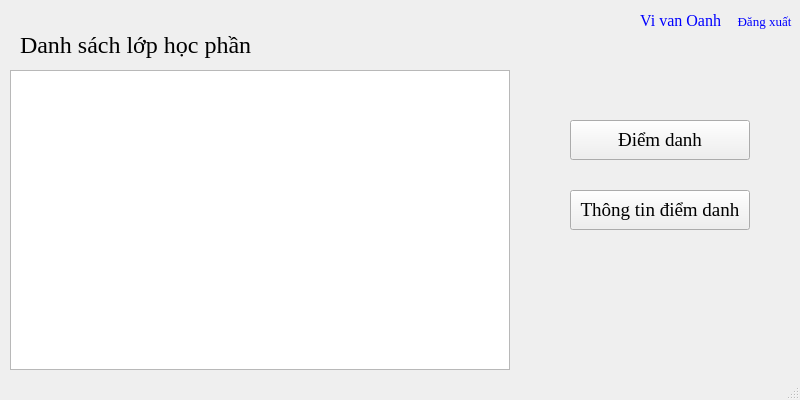
<?xml version="1.0" encoding="UTF-8"?>
<ui version="4.0">
 <class>MainWindow</class>
 <widget class="QMainWindow" name="MainWindow">
  <property name="geometry">
   <rect>
    <x>0</x>
    <y>0</y>
    <width>800</width>
    <height>400</height>
   </rect>
  </property>
  <property name="font">
   <font>
    <family>Times New Roman</family>
    <pointsize>14</pointsize>
   </font>
  </property>
  <property name="windowTitle">
   <string>MainWindow</string>
  </property>
  <property name="styleSheet">
   <string notr="true"/>
  </property>
  <widget class="QWidget" name="centralwidget">
   <widget class="QListWidget" name="listWidget">
    <property name="geometry">
     <rect>
      <x>10</x>
      <y>70</y>
      <width>500</width>
      <height>300</height>
     </rect>
    </property>
    <property name="font">
     <font>
      <family>Times New Roman</family>
      <pointsize>14</pointsize>
     </font>
    </property>
   </widget>
   <widget class="QLabel" name="label">
    <property name="geometry">
     <rect>
      <x>20</x>
      <y>30</y>
      <width>250</width>
      <height>30</height>
     </rect>
    </property>
    <property name="font">
     <font>
      <family>Times New Roman</family>
      <pointsize>18</pointsize>
     </font>
    </property>
    <property name="text">
     <string>Danh sách lớp học phần</string>
    </property>
   </widget>
   <widget class="QPushButton" name="btn_diemdanh">
    <property name="geometry">
     <rect>
      <x>570</x>
      <y>120</y>
      <width>180</width>
      <height>40</height>
     </rect>
    </property>
    <property name="font">
     <font>
      <family>Times New Roman</family>
      <pointsize>14</pointsize>
     </font>
    </property>
    <property name="text">
     <string>Điểm danh</string>
    </property>
   </widget>
   <widget class="QPushButton" name="btn_thongtindiemdanh">
    <property name="geometry">
     <rect>
      <x>570</x>
      <y>190</y>
      <width>180</width>
      <height>40</height>
     </rect>
    </property>
    <property name="font">
     <font>
      <family>Times New Roman</family>
      <pointsize>14</pointsize>
     </font>
    </property>
    <property name="text">
     <string>Thông tin điểm danh</string>
    </property>
   </widget>
   <widget class="QLabel" name="label_teacherName">
    <property name="geometry">
     <rect>
      <x>520</x>
      <y>10</y>
      <width>201</width>
      <height>20</height>
     </rect>
    </property>
    <property name="font">
     <font>
      <family>Times New Roman</family>
      <pointsize>12</pointsize>
     </font>
    </property>
    <property name="layoutDirection">
     <enum>Qt::LeftToRight</enum>
    </property>
    <property name="styleSheet">
     <string notr="true">color:blue;</string>
    </property>
    <property name="text">
     <string>Vi van Oanh</string>
    </property>
    <property name="alignment">
     <set>Qt::AlignRight|Qt::AlignTrailing|Qt::AlignVCenter</set>
    </property>
   </widget>
   <widget class="QPushButton" name="btn_logout">
    <property name="geometry">
     <rect>
      <x>734</x>
      <y>10</y>
      <width>61</width>
      <height>23</height>
     </rect>
    </property>
    <property name="font">
     <font>
      <family>Times New Roman</family>
      <pointsize>10</pointsize>
     </font>
    </property>
    <property name="styleSheet">
     <string notr="true">border:none;
color:blue;
</string>
    </property>
    <property name="text">
     <string>Đăng xuất</string>
    </property>
   </widget>
  </widget>
  <widget class="QMenuBar" name="menubar">
   <property name="geometry">
    <rect>
     <x>0</x>
     <y>0</y>
     <width>800</width>
     <height>21</height>
    </rect>
   </property>
  </widget>
  <widget class="QStatusBar" name="statusbar"/>
 </widget>
 <resources/>
 <connections/>
</ui>
